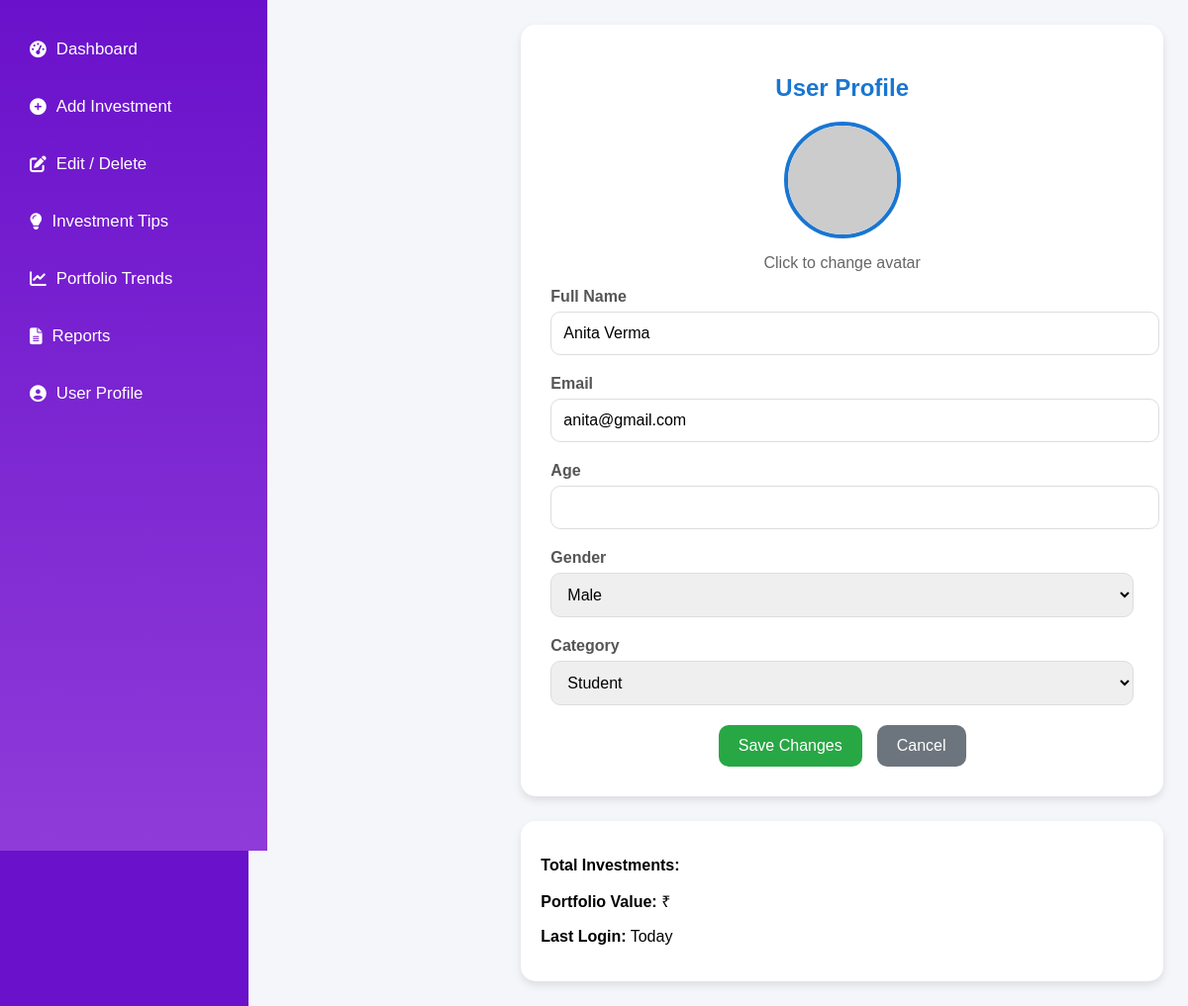
Screenshot of /user-profile-page (signed in) with the database file from the repository.
### tables this page shows
CREATE TABLE user (
    id INTEGER PRIMARY KEY AUTOINCREMENT,
    fullname TEXT,
    email TEXT,
    password TEXT,
    category TEXT
);

### app.py (the view, shortened to what this page needs)
@app.route("/user-profile-page", methods=["GET", "POST"])
def user_profile_page():
    if "user_id" not in session:
        return redirect(url_for("login_page_get"))
    user_id = session["user_id"]
    conn = get_db()
    cur = conn.cursor()
    cur.execute("SELECT * FROM user WHERE id=?", (user_id,))
    user = cur.fetchone()
    conn.close()
    return render_template("user_profile.html", user=user)

### app.py (called while the page is built)
def get_db():
    conn = sqlite3.connect("database.db")
    conn.row_factory = sqlite3.Row
    return conn

### templates/user_profile.html (shortened to what this page needs)
<!DOCTYPE html>
<html lang="en">
<head>
<link rel="stylesheet" href="https://cdnjs.cloudflare.com/ajax/libs/font-awesome/6.4.0/css/all.min.css">
</head>
<body>
    {% include "_navbar.html" %}
<div class="sidebar">
    <a href="dashboard.html"><i class="fas fa-tachometer-alt"></i> Dashboard</a>
    <a href="add_investment.html"><i class="fas fa-plus-circle"></i> Add Investment</a>
    <a href="edit_delete.html"><i class="fas fa-edit"></i> Edit / Delete</a>
    <a href="investment_tips.html"><i class="fas fa-lightbulb"></i> Investment Tips</a>
    <a href="portfolio_trends.html"><i class="fas fa-chart-line"></i> Portfolio Trends</a>
    <a href="reports.html"><i class="fas fa-file-alt"></i> Reports</a>
    <a href="user_profile.html"><i class="fas fa-user-circle"></i> User Profile</a>
</div>
<main class="main">
    <div class="profile-card">
        <h2 style="text-align: center; color:#1976d2;">User Profile</h2>
        <img id="profileAvatar"
             src="{{ url_for('static', filename='uploads/' + user['avatar']) if user['avatar'] else 'https://via.placeholder.com/100' }}"
             class="avatar-large"
             onclick="document.getElementById('avatarInput').click()">
        <p style="text-align:center; color:#666;">Click to change avatar</p>
        <form id="profileForm" method="POST" enctype="multipart/form-data" action="/user-profile-page">
            <div class="form-group">
                <label>Full Name</label>
                <input type="text" id="name" name="fullname" value="{{ user['fullname'] }}">
            </div>
            <div class="form-group">
                <label>Email</label>
                <input type="email" id="email" value="{{ user['email'] }}" readonly>
            </div>
            <div class="form-group">
                <label>Age</label>
                <input type="number" id="age" name="age" value="{{ user['age'] if user['age'] else '' }}" min="18">
            </div>
            <div class="form-group">
                <label>Gender</label>
                <select id="gender" name="gender">
                    <option value="Male"   {% if user['gender']=='Male' %}selected{% endif %}>Male</option>
                </select>
            </div>
            <div class="form-group">
                <label>Category</label>
                <select id="category" name="category">
                    <option value="Student" {% if user['category']=='Student' %}selected{% endif %}>Student</option>
                </select>
            </div>
            <div class="buttons">
                <button type="submit" class="btn btn-save">Save Changes</button>
                <button type="button" class="btn btn-cancel" onclick="resetForm()">Cancel</button>
            </div>
        </form>
    </div>
    <div class="account-info">
        <p><strong>Total Investments:</strong> {{ total_investments }}</p>
        <p><strong>Portfolio Value:</strong> ₹{{ portfolio_value }}</p>
        <p><strong>Last Login:</strong> Today</p>
    </div>
</main>
</body>
</html>

### templates/user_profile.html (style rules this page uses)
body { font-family: Arial, sans-serif; margin: 0; background-color: #f5f6fa; display: flex; }
.sidebar { width: 230px; background: linear-gradient(180deg,#6a11cb,#8f3bd9); color: #fff; display: flex; flex-direction: column; padding: 30px 20px; height: 100vh; position: fixed; left: 0; top: 0; transition: 0.3s; }
.sidebar a { color: #fff; text-decoration: none; margin-bottom: 18px; font-size: 1.05rem; padding: 10px; border-radius: 6px; display: flex; align-items: center; transition: background 0.2s; }
.sidebar a i { margin-right: 10px; }
.main { margin-left: 250px; padding: 25px; width: calc(100% - 250px); transition: 0.3s; }
.profile-card { background: white; border-radius: 15px; padding: 30px; box-shadow: 0 4px 8px rgba(0,0,0,0.1); margin-bottom: 25px; transition: 0.3s; }
.avatar-large { width: 110px; height: 110px; border-radius: 50%; border: 4px solid #1976d2; margin: auto; display: block; cursor: pointer; transition: 0.3s; }
.form-group { margin-bottom: 20px; }
label { display: block; margin-bottom: 6px; font-weight: bold; color: #555; }
input, select { width: 100%; padding: 12px; border: 1px solid #ddd; border-radius: 10px; font-size: 16px; transition: 0.3s; }
.buttons { display: flex; justify-content: center; gap: 15px; margin-top: 20px; }
.btn { padding: 12px 20px; border: none; border-radius: 10px; font-size: 16px; cursor: pointer; transition: 0.3s; }
.btn-save { background: #28a745; color: white; }
.btn-cancel { background: #6c757d; color: white; }
.account-info { background: white; border-radius: 15px; padding: 20px; box-shadow: 0 4px 8px rgba(0,0,0,0.1); }

### rows the page displays
user: fullname "Anita Verma", email "anita@gmail.com", category "Student"
